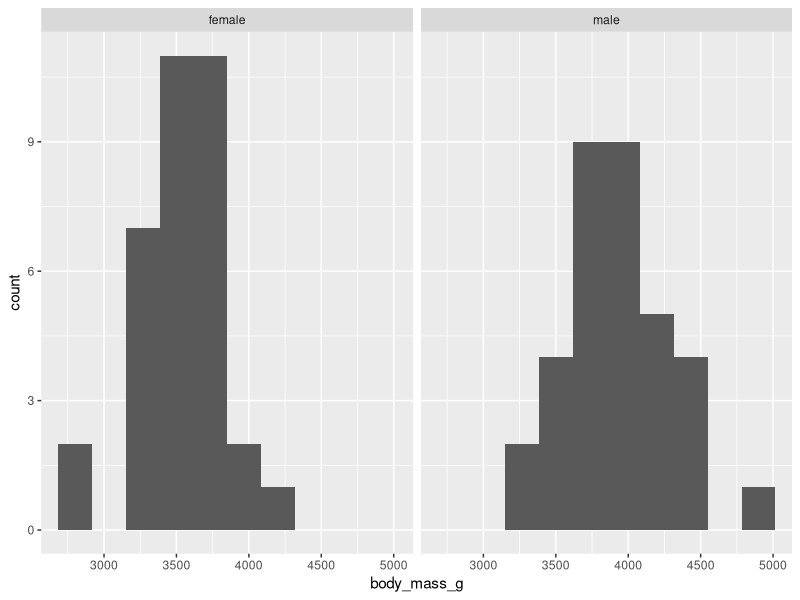
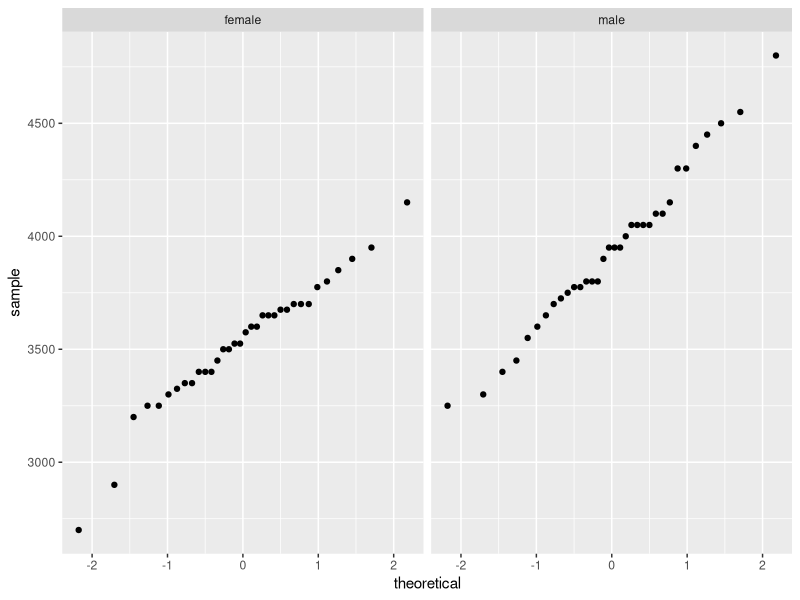

Write R code to recreate these figures, in order.
## ---- chunk 1
knitr::opts_chunk$set(echo = TRUE)
library(tidyverse)
library(palmerpenguins)
## ---- chunk 2
chinstraps<- penguins %>% 
  filter(species =="Chinstrap")

# Histograms
ggplot(data = chinstraps, aes(x=body_mass_g))+
  geom_histogram(bins=10)+
  facet_wrap(~sex)

# QQ plot
ggplot(data = chinstraps, aes(sample = body_mass_g))+
  geom_qq()+
  facet_wrap(~sex)
# Get descriptive statistics
chinstraps %>% 
  group_by(sex) %>% 
  summarize(
    mean_mass=mean(body_mass_g),
    median_mass=median(body_mass_g),
    sd_mass=sd(body_mass_g),
    sample_size=n()
  )
